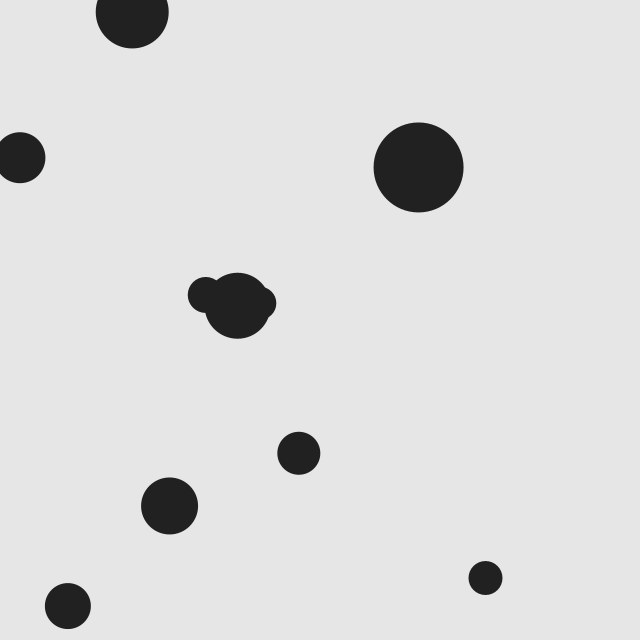
Frame 1 (no input)
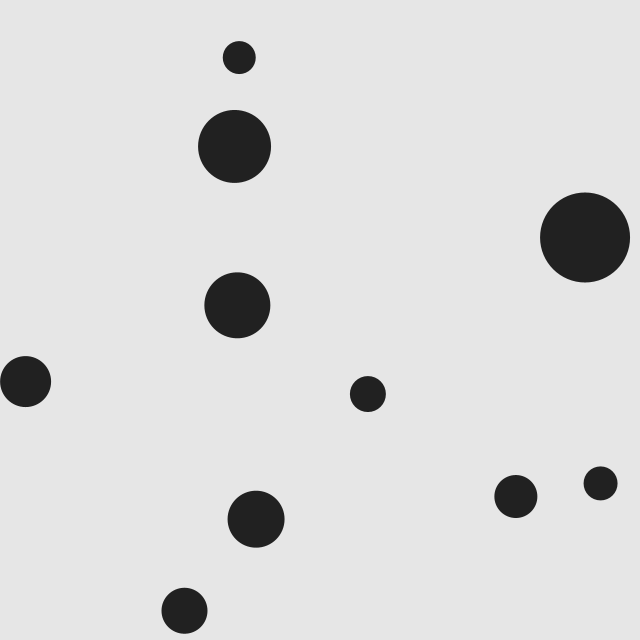
Frame 60 (the mouse pressed at the canvas centre just before this capture)
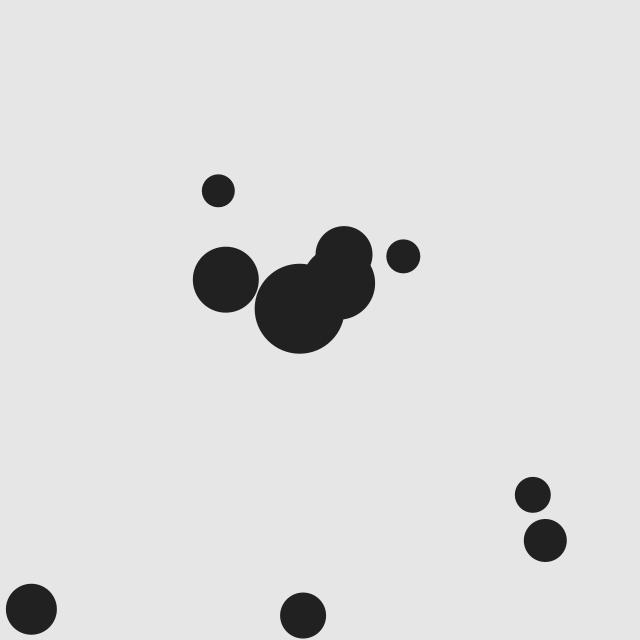
Frame 120 (the mouse held since frame 60 and released just before this capture)

The Processing sketch that drew these frames (run headless with seeded random() and noise(); from frame 60 on, the mouse is pressed at the canvas centre):

// Processing sketch: particlesLesson_collision
// ── particlesLesson_collision.pde
Particle[] particles = new Particle[10];
void setup() {
  size(640, 640);
  background(230);
  for (int i = 0; i <particles.length; i++) {
    particles[i] = new Particle(new PVector(random(width), random(height)), new PVector(random(5),random(5)),int(random(30,100)));
  }
}

void draw() {
  background(230);
  
  for (Particle p : particles) {
    p.checkEdges();
    p.collision();
    p.update();
    p.display();
  }
}
// ── Particles.pde
class Particle {
  PVector location;
  PVector velocity;
  int r;
  

  Particle(PVector location_, PVector velocity_,int r_) {
    location = new PVector(location_.x, location_.y);
    velocity = new PVector(velocity_.x, velocity_.y);
    r = r_;
    
  }
  
  
  
  void update() {
    location.add(velocity);
  }

  void checkEdges() {
    if (location.x>width||location.x<0) {
      velocity.x*=-1;
    }
    if (location.y>height||location.y<0) {
      velocity.y*=-1;
    }
    
    
  }
  
  void collision(){
  for (int i = 0; i<particles.length-1; i++) {
  Particle p1 = particles[i];
    for (int j = i+1; j<particles.length; j++) {
      Particle p2  = particles[j];
      float dx = p2.location.x - p1.location.x;
      float dy = p2.location.y - p1.location.y;
      float d = sqrt(sq(dx)+sq(dy)); // distance between balls
      if (d < p1.r/2+p2.r/2) {
        p1.velocity.mult(-1);
        p2.velocity.mult(-1);
        fill(random(255),random(255),random(255));
        println("collided!");
      } 
    }
  }
  }
  
  void display() {
    fill(33);
    noStroke();

    ellipse(location.x, location.y, r, r);
  }
}
